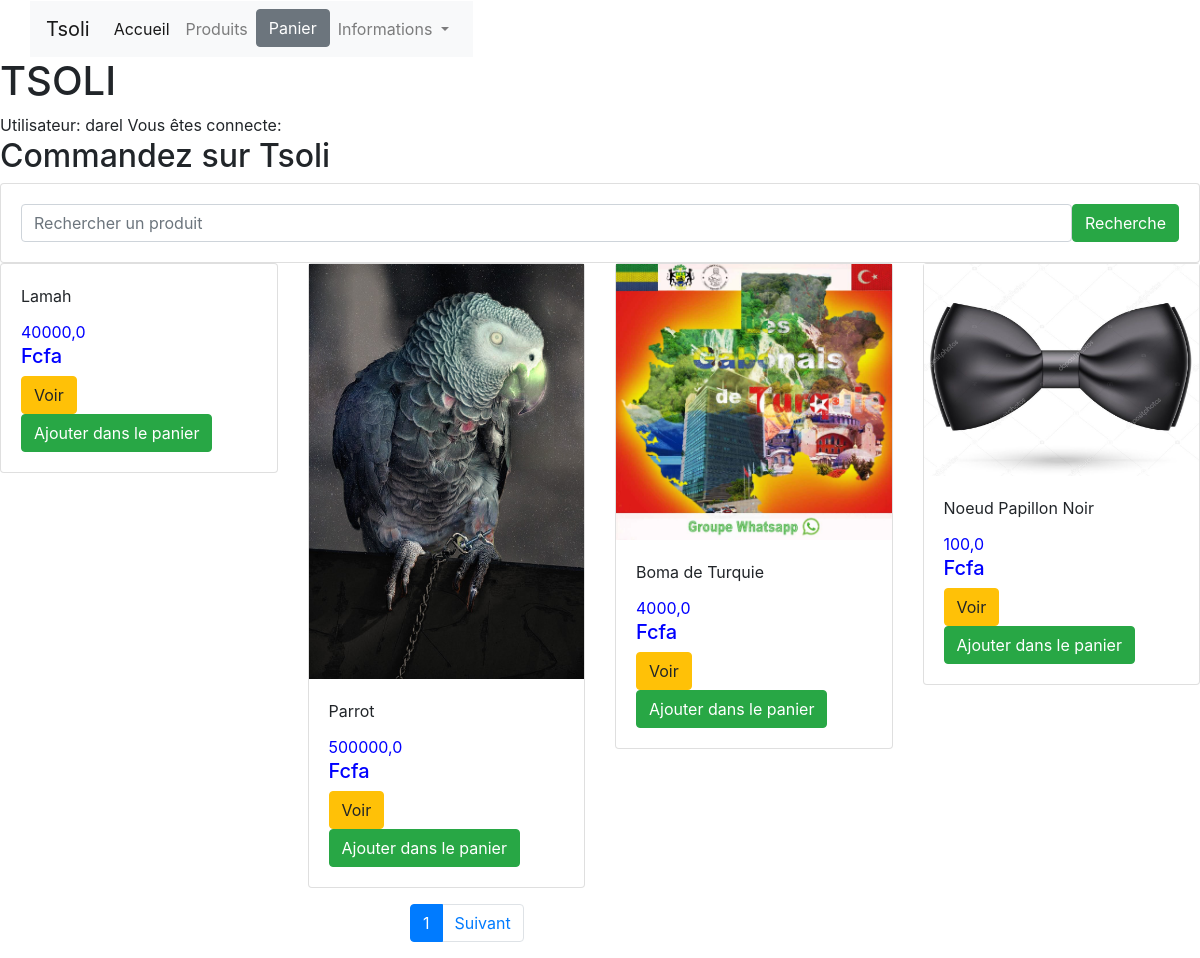
Screenshot of / (signed in) with the database file from the repository.
### Store/models.py (models this page shows, shortened)
class Produit(models.Model):
    titre = models.TextField(max_length=50, unique=True, null=True)
    prix = models.FloatField(null=True)
    disponbile = models.BooleanField(default=True)
    description = models.TextField(default=f'Description du produit', null=True)
    stock = models.IntegerField(blank=False, null=True)
    thumbnail = models.ImageField(upload_to="models", blank=True, null=True)
    slug = models.SlugField(max_length=120, null=True)
    categorie = ForeignKey(Categorie, related_name='category', on_delete=models.CASCADE, null=True)
    commercant = models.ManyToManyField(Commercant, related_name='produitachete', blank=True)
    date_added = models.DateTimeField(auto_now_add=True, null=True)
    class Meta:
        ordering = ['-date_added']

### Page/views.py (the view)
# urls.py: path('', index, name='accueil'),
def index(request):
    product_object = Produit.objects.all()
    item_name = request.GET.get('item-name')
    if item_name !='' and item_name is not None:
        product_object = Produit.objects.filter(titre__icontains=item_name)
    paginator = Paginator(product_object, 4)
    page = request.GET.get('page')
    product_object = paginator.get_page(page)
    return render(request, 'index.html', {'product_object': product_object})

### templates/index.html (shortened to what this page needs)
{% extends 'base.html' %}
{% block content %}
    Utilisateur: {{ request.user }}
    Vous êtes connecte: {{ request.user_is.authenticated }}
    <h2> Commandez sur Tsoli</h2>
    <div class="row">
        <div class="col-md-12">
            <form class="card card-sm">
                <div class="card-body row no-gutters align-items-center">
                    <div class="col">
                        <input type="search" name="item-name" class="form-control form-control-borderless" placeholder="Rechercher un produit">
                    </div>
                    <div class="col-auto">
                        <button type="submit" class="btn btn-success"> Recherche </button>
                    </div>
                </div>
            </form>
        </div>
    </div>
    <div class="row">
        {% for product in product_object %}
        <div class="col-md-3" width="500px">
            <div class="card">
                <img src="{{ product.thumbnail.url }}" class="card-ing-top" alt="">
                <div class="card-body">
                    <div id="aa{{ product.id }}" class="card-title">{{ product.titre }}</div>
                    <div id="price{{ product.id }}" style="color:blue" class="card-text">{{ product.prix }} <h5>Fcfa</h5> </div>
                    <a href="{{ product.id }}" class="btn btn-warning">Voir</a>
                    <button id="{{ product.id }}" class="btn ted btn-success">Ajouter dans le panier</button>
                </div>
            </div>
        </div>
        {% endfor %}
    </div>
    <div class="row mt-3">
        <div class="col-md-3 offset-md-4">
            <ul class="pagination">
                    <li class="page-item active">
                        <a class="page-link" href="?page={{ product_object.number}}"> {{product_object.number}}</a>
                    </li>
                {% if product_object.has_next %}
                    <li class="page-item">
                        <a class="page-link" href="?page={{product_object.next_page_number}}">Suivant</a>
                    </li>
                {% endif %}
            </ul>
        </div>
    </div>
{% endblock %}

### rows the page displays
Produit: titre "Lamah", prix "40000,0"
Produit: thumbnail (picture), titre "Parrot", prix "500000,0"
Produit: thumbnail (picture), titre "Boma de Turquie", prix "4000,0"
Produit: thumbnail (picture), titre "Noeud Papillon Noir", prix "100,0"

### other values shown
{{ request.user }} "darel"
{{ product_object.number }} "1"
